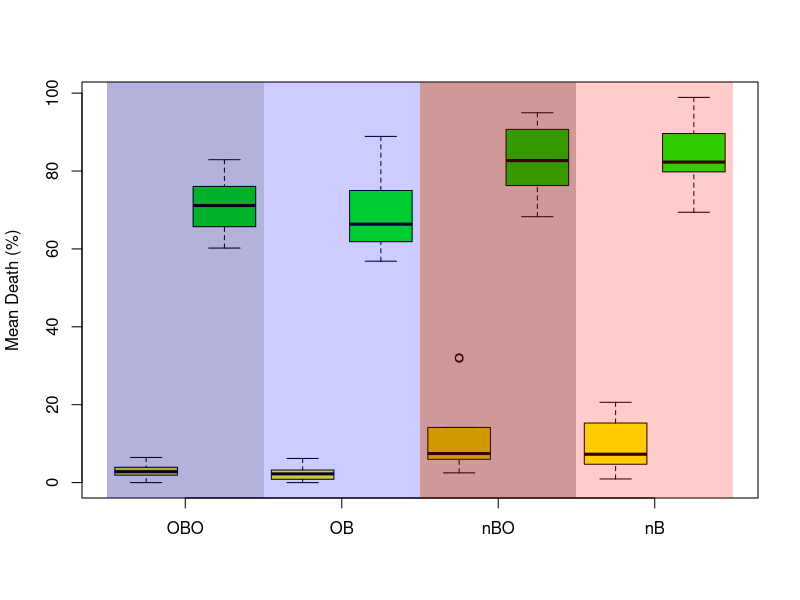

This chart was generated by the following R code: (Note: this script raises an error after producing the figure.)
# Phenotype analysis

############### Immunity
# Treatment
data <- read.csv("data/phenotypic_data/immunity_gen22_treat.csv")
data$Cage <- sub("[0-9] .*", "", data$Cage) # Group cages by selection treatment
data <- data[data$Sex == "F", ] # Select only females

data$Total <- rowSums(data[,3:15])
data$percentage <- 1 - (data$X13I / data$Total)
data$percentage <- data$percentage * 100

cb_c <- data[data$Cage=="CB","percentage"]
cbo_c <- data[data$Cage=="CBO","percentage"]
eb_c <- data[data$Cage=="EB","percentage"]
ebo_c <- data[data$Cage=="EBO","percentage"]


# Control
data <- read.csv("data/phenotypic_data/immunity_gen22_control.csv")
data$Cage <- sub("[0-9] .*", "", data$Cage)
data <- data[data$Sex == "F", ]

data$Total <- rowSums(data[,3:15])
data$percentage <- 1 - (data$X13I / data$Total)
data$percentage <- data$percentage * 100

cb_t <- data[data$Cage=="CB","percentage"]
cbo_t <- data[data$Cage=="CBO","percentage"]
eb_t <- data[data$Cage=="EB","percentage"]
ebo_t <- data[data$Cage=="EBO","percentage"]



axis_set <- c("OBO" = 1.5,
              "OB" = 3.5,
              "nBO" = 5.5,
              "nB" = 7.5)

# Background rectangles floats
xleft_start <- 0.5
ybottom_start <- -4
xright_start <- 2.5
ytop_start <- 103
boxplot_step <- 2

# Plot
#par(mar=c(5, 4, 4, 8), xpd=TRUE)
boxplot(ebo_t, ebo_c, eb_t, eb_c, cbo_t, cbo_c, cb_t, cb_c,
        col=rep(c("yellow", "green"), 4),
        ylab = "Mean Death (%)",
        xaxt = "n",
        frame.plot = TRUE)
axis(1, at=axis_set, labels=names(axis_set), side = 1)

# EBO rectangle
rect(xleft = xleft_start,
     ybottom = ybottom_start,
     xright = xright_start,
     ytop = ytop_start,
     col = adjustcolor("darkblue", alpha.f = 0.3),
     border = NA)

# EB rectangle
rect(xleft = 2.5,
     ybottom = ybottom_start,
     xright = xright_start + boxplot_step,
     ytop = ytop_start,
     col = adjustcolor("blue", alpha.f = 0.2),
     border = NA)

# CBO
rect(xleft = 2.5 + boxplot_step,
     ybottom = ybottom_start,
     xright = xright_start + 2*boxplot_step,
     ytop = ytop_start,
     col = adjustcolor("darkred", alpha.f = 0.4),
     border = NA)

# CB
rect(xleft = 2.5 + 2*boxplot_step,
     ybottom = ybottom_start,
     xright = xright_start + 3*boxplot_step,
     ytop = ytop_start,
     col = adjustcolor("red", alpha.f = 0.2),
     border = NA)

legend("right",
       inset= c(-0.3,0),
       legend=c("Control", "Infected"),
       col = c("yellow", "green"),
       pch = 15,
       cex = 1,
       box.lty = 0)

############### Longevity

library(readxl)

# Import dataset - this has to be done because of the alpha and beta characters that are not kept in a csv file. We have to use xlsx and the readxl libraries for this
data <- read_excel("data/phenotypic_data/longevity_gen20-shahrestani-version.xlsx")
data$Notes <- NULL
data <- data[data$Sex == "F", ]
data$Sex <- NULL
data$sign <- NULL

days <- read.csv("data/phenotypic_data/days.csv", header = FALSE)
days <- days$V1

getCounts <- function(data, days) {
  counts <- data.frame(Population = character(0), Obs = numeric(0))
  #list <- c()
  
  for (row in 1:nrow(data)) {
    j <- rep(days, data[row,2:ncol(data)])
    
    for (i in 1:length(j)) {
      new_row <- c(Population = data[row,"Cage"], Obs = j[i])
      counts <- rbind(counts, new_row)
    }
  }
  return(counts)
}

couns <- getCounts(data, days)
colnames(couns) <- c("Population", "Obs")

couns$pop <- sub("[0-9] .*", "", couns$Population)
couns$rep <- as.numeric(gsub(".*?([0-9]+).*", "\\1", couns$Population))
couns$cage <- sub(".* ", "", couns$Population)
couns$ancestry_bo <- sub("CBO|EBO", 1, sub("CB|EB", 0, couns$pop))

cb_counts <- couns[couns$pop == "CB",]
cb_rep1 <- cb_counts[cb_counts$rep == 1,]
cb_rep2 <- cb_counts[cb_counts$rep == 2,]
cb_rep3 <- cb_counts[cb_counts$rep == 3,]
cb_rep4 <- cb_counts[cb_counts$rep == 4,]
cb_rep5 <- cb_counts[cb_counts$rep == 5,]

a <- aggregate(cb_rep1$Obs, by = list(cb_rep1$cage), FUN=mean)
mean(a$x)

# long_aov <- aov(Obs ~ as.factor(pop) + as.factor(ancestry_bo), data = couns)
# summary(long_aov)



popi <- "CB"

get_pop_means <- function(popi) {
  pop_counts <- couns[couns$pop == popi, ]
  
  pop_rep1 <- pop_counts[pop_counts$rep == 1,]
  pop_rep2 <- pop_counts[pop_counts$rep == 2,]
  pop_rep3 <- pop_counts[pop_counts$rep == 3,]
  pop_rep4 <- pop_counts[pop_counts$rep == 4,]
  pop_rep5 <- pop_counts[pop_counts$rep == 5,]
  
  rep1 <- aggregate(pop_rep1$Obs, list(pop_rep1$cage), FUN=mean)
  rep2 <- aggregate(pop_rep2$Obs, list(pop_rep2$cage), FUN=mean)
  rep3 <- aggregate(pop_rep3$Obs, list(pop_rep3$cage), FUN=mean)
  rep4 <- aggregate(pop_rep4$Obs, list(pop_rep4$cage), FUN=mean)
  rep5 <- aggregate(pop_rep5$Obs, list(pop_rep5$cage), FUN=mean)
  
  means <- list()
  means <- append(means, mean(rep1$x))
  means <- append(means, mean(rep2$x))
  means <- append(means, mean(rep3$x))
  means <- append(means, mean(rep4$x))
  means <- append(means, mean(rep5$x))
  
  return(means)
}

cb <- unlist(get_pop_means("CB"))
eb <- unlist(get_pop_means("EB"))
ebo <- unlist(get_pop_means("EBO"))
cbo <- unlist(get_pop_means("CBO"))


# ANOVA Analysis
anova_df <- as.data.frame("obs" = c(ebo,eb,cbo,cb),
                          "pop" = c(rep("ebo", 5), rep("eb", 5), rep("cbo", 5), rep("cb", 5))
)

obs <- c(ebo,eb,cbo,cb)
pop <- c(rep("EBO", 5), rep("EB", 5), rep("CBO", 5), rep("CB", 5))
ancestry_bo <- c(rep("BO", 5), rep("B", 5), rep("BO", 5), rep("B", 5))

anova_df <- as.data.frame(cbind(obs, pop, ancestry_bo))

summary(aov(obs ~ pop + ancestry_bo, anova_df))


anova_df <- data.frame(
  obs = c(ebo,eb,cbo,cb),
  pop = factor(c(rep("EBO", 5), rep("EB", 5), rep("CBO", 5), rep("CB", 5))),
  ancestry = factor(c(rep("BO", 5), rep("B", 5), rep("BO", 5), rep("B", 5)))
)

factor(anova_df$ancestry)

model <- aov(obs ~ pop + ancestry, data = anova_df)
summary(model)


# No axis
boxplot(ebo, eb, cbo, cb,
        col=c("darkblue", "blue", "darkred", "red"),
        ylab = "Longevity (days)",
        xaxt = "n")

boxplot(ebo, eb, cbo, cb, names = c("EBO", "EB", "CBO", "CB"), col=c("darkblue", "blue", "darkred", "red"), ylab = "Longevity (days)")
